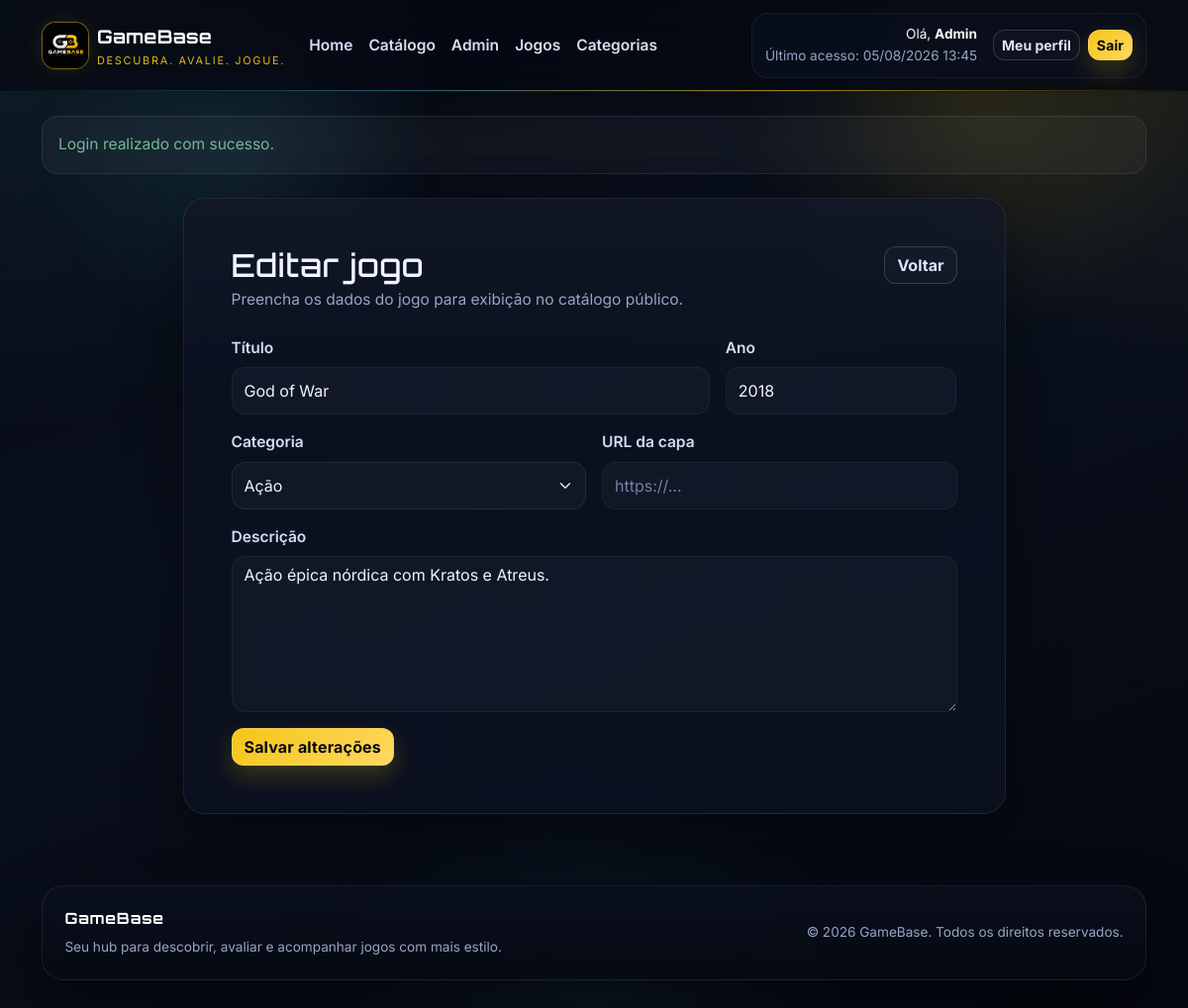
Screenshot of /gamebase_php/index.php?page=admin_jogos_form&id=2 (signed in) with the database file from the repository.
### tables this page shows
CREATE TABLE jogos (
    id INT AUTO_INCREMENT PRIMARY KEY,
    titulo VARCHAR(150) NOT NULL,
    descricao TEXT,
    ano INT,
    categoria_id INT,
    capa_url VARCHAR(255),
    criado_em TIMESTAMP DEFAULT CURRENT_TIMESTAMP,
    FOREIGN KEY (categoria_id) REFERENCES categorias(id) ON DELETE SET NULL
);

CREATE TABLE categorias (
    id INT AUTO_INCREMENT PRIMARY KEY,
    nome VARCHAR(80) NOT NULL UNIQUE
);

### gamebase_php/controllers/JogoController.php (called while the page is built, shortened)
<?php
class JogoController
{
    private Jogo $jogoModel;
    private Categoria $categoriaModel;
    public function __construct()
    {
        $this->jogoModel = new Jogo();
        $this->categoriaModel = new Categoria();
    }
    public function adminJogoForm(int $id = 0): void
    {
        $jogo = $id > 0 ? $this->jogoModel->buscarPorId($id) : null;
        render('admin/jogos_form.php', [
            'pageTitle' => $id > 0 ? 'Editar jogo' : 'Novo jogo',
            'jogo' => $jogo,
            'categorias' => $this->categoriaModel->listarTodas(),
        ]);
    }
}

### gamebase_php/config/database.php (called while the page is built, shortened)
<?php
class Database
{
    private static ?PDO $connection = null;
    public static function getConnection(): PDO
    {
        if (self::$connection instanceof PDO) {
            return self::$connection;
        }
        $host = getenv('GAMEBASE_DB_HOST') ?: 'localhost';
        $dbname = getenv('GAMEBASE_DB_NAME') ?: 'gamebase';
        $username = getenv('GAMEBASE_DB_USER') ?: 'root';
        $password = getenv('GAMEBASE_DB_PASS');
        $password = $password !== false ? $password : 'root';
        $charset = getenv('GAMEBASE_DB_CHARSET') ?: 'utf8mb4';
        $dsn = sprintf('mysql:host=%s;dbname=%s;charset=%s', $host, $dbname, $charset);
        try {
            self::$connection = self::createPdo($dsn, $username, $password);
        } catch (Throwable $exception) {
            if (function_exists('debugLog')) {
                debugLog('initial', 'H1', 'config/database.php:42', 'database connection failed', [
                    'host' => $host,
                    'database' => $dbname,
                    'errorType' => get_class($exception),
                    'errorCode' => (string) $exception->getCode(),
                    'errorMessage' => $exception->getMessage(),
                ]);
            }
            if ((string) $exception->getCode() === '1049') {
                try {
                    if (function_exists('debugLog')) {
                        debugLog('post-fix', 'H1', 'config/database.php:50', 'database missing, starting bootstrap', [
                            'host' => $host,
                            'database' => $dbname,
                            'schemaExists' => is_file(dirname(__DIR__) . '/database/gamebase.sql'),
                        ]);
                    }
                    self::bootstrapDatabase($host, $dbname, $username, $password, $charset);
                    self::$connection = self::createPdo($dsn, $username, $password);
                    if (function_exists('debugLog')) {
                        debugLog('post-fix', 'H1', 'config/database.php:62', 'database bootstrap completed', [
                            'host' => $host,
                            'database' => $dbname,
                        ]);
                    }
                    return self::$connection;
                } catch (Throwable $bootstrapException) {
                    if (function_exists('debugLog')) {
                        debugLog('post-fix', 'H1', 'config/database.php:73', 'database bootstrap failed', [
                            'host' => $host,
                            'database' => $dbname,
                            'errorType' => get_class($bootstrapException),
                            'errorCode' => (string) $bootstrapException->getCode(),
                            'errorMessage' => $bootstrapException->getMessage(),
                        ]);
                    }
                    http_response_code(500);
                    die(
                        '<h1>Erro ao inicializar o banco</h1>'
                        . '<p>' . htmlspecialchars('O banco gamebase nao existe e a inicializacao automatica falhou.', ENT_QUOTES, 'UTF-8') . '</p>'
                        . '<p>' . htmlspecialchars('Verifique se o MySQL esta ativo e se o arquivo database/gamebase.sql esta acessivel.', ENT_QUOTES, 'UTF-8') . '</p>'
                        . '<p>' . htmlspecialchars('Detalhe tecnico: ' . $bootstrapException->getMessage(), ENT_QUOTES, 'UTF-8') . '</p>'
                    );
                }
            }
            http_response_code(500);
            $mensagem = 'Nao foi possivel conectar ao banco de dados GameBase.';
            $orientacao = 'Verifique host, nome do banco, usuario e senha em config/database.php ou nas variaveis de ambiente GAMEBASE_DB_*.';
            $credenciais = sprintf('Configuracao atual: host=%s | banco=%s | usuario=%s', $host, $dbname, $username);
            $detalheTecnico = 'Detalhe tecnico: ' . $exception->getMessage();
            die(
                '<h1>Erro de conexao com o banco</h1>'
                . '<p>' . htmlspecialchars($mensagem, ENT_QUOTES, 'UTF-8') . '</p>'
                . '<p>' . htmlspecialchars($orientacao, ENT_QUOTES, 'UTF-8') . '</p>'
                . '<p>' . htmlspecialchars($credenciais, ENT_QUOTES, 'UTF-8') . '</p>'
                . '<p>' . htmlspecialchars($detalheTecnico, ENT_QUOTES, 'UTF-8') . '</p>'
            );
        }
        return self::$connection;
    }
    private static function createPdo(string $dsn, string $username, string $password): PDO
    {
        return new PDO(
            $dsn,
            $username,
            $password,
            [
                PDO::ATTR_ERRMODE => PDO::ERRMODE_EXCEPTION,
                PDO::ATTR_DEFAULT_FETCH_MODE => PDO::FETCH_ASSOC,
            ]
        );
    }
}

### gamebase_php/models/Jogo.php (called while the page is built, shortened)
<?php
class Jogo
{
    private PDO $conn;
    public function __construct()
    {
        $this->conn = Database::getConnection();
    }
    public function buscarPorId(int $id): ?array
    {
        $stmt = $this->conn->prepare(
            '
            SELECT
                j.*,
                c.nome AS categoria_nome
            FROM jogos j
            LEFT JOIN categorias c ON c.id = j.categoria_id
            WHERE j.id = :id
            LIMIT 1
            '
        );
        $stmt->bindValue(':id', $id, PDO::PARAM_INT);
        $stmt->execute();
        $jogo = $stmt->fetch();
        return $jogo !== false ? $jogo : null;
    }
}

### gamebase_php/models/Categoria.php (called while the page is built, shortened)
<?php
class Categoria
{
    private PDO $conn;
    public function __construct()
    {
        $this->conn = Database::getConnection();
    }
    public function listarTodas(): array
    {
        $stmt = $this->conn->query('SELECT * FROM categorias ORDER BY nome ASC');
        return $stmt->fetchAll();
    }
}

### gamebase_php/views/admin/jogos_form.php (the view, shortened to what this page needs)
<?php
$jogo = $jogo ?? null;
$categorias = $categorias ?? [];
?>
<section class="row justify-content-center">
    <div class="col-xl-9">
        <article class="card">
            <div class="card-body p-4 p-lg-5">
                <div class="d-flex justify-content-between align-items-start gap-3 mb-4">
                    <div>
                        <h1 class="h2 mb-1"><?= $jogo !== null ? 'Editar jogo' : 'Cadastrar jogo' ?></h1>
                        <p class="text-muted mb-0">Preencha os dados do jogo para exibição no catálogo público.</p>
                    </div>
                    <a class="btn btn-outline-light" href="<?= e(baseUrl('index.php?page=admin_jogos')) ?>">Voltar</a>
                </div>
                <form method="POST" action="<?= e(baseUrl('index.php?page=admin_jogos_form')) ?>" class="row g-3">
                    <div class="col-md-8">
                        <label for="titulo" class="form-label">Título</label>
                        <input type="text" class="form-control" id="titulo" name="titulo" value="<?= e((string) ($jogo['titulo'] ?? '')) ?>" required>
                    </div>
                    <div class="col-md-4">
                        <label for="ano" class="form-label">Ano</label>
                        <input type="number" class="form-control" id="ano" name="ano" value="<?= e((string) ($jogo['ano'] ?? '')) ?>" min="1970" max="2100">
                    </div>
                    <div class="col-md-6">
                        <label for="categoria_id" class="form-label">Categoria</label>
                        <select class="form-select" id="categoria_id" name="categoria_id">
                            <?php foreach ($categorias as $categoria): ?>
                                <option value="<?= (int) $categoria['id'] ?>" <?= (int) ($jogo['categoria_id'] ?? 0) === (int) $categoria['id'] ? 'selected' : '' ?>>
                                    <?= e($categoria['nome']) ?>
                                </option>
                            <?php endforeach; ?>
                        </select>
                    </div>
                    <div class="col-md-6">
                        <label for="capa_url" class="form-label">URL da capa</label>
                        <input type="url" class="form-control" id="capa_url" name="capa_url" value="<?= e((string) ($jogo['capa_url'] ?? '')) ?>" placeholder="https://...">
                    </div>
                    <div class="col-12">
                        <label for="descricao" class="form-label">Descrição</label>
                        <textarea class="form-control" id="descricao" name="descricao" rows="6"><?= e((string) ($jogo['descricao'] ?? '')) ?></textarea>
                    </div>
                    <div class="col-12">
                        <button type="submit" class="btn btn-gold"><?= $jogo !== null ? 'Salvar alterações' : 'Cadastrar jogo' ?></button>
                    </div>
                </form>
            </div>
        </article>
    </div>
</section>

### gamebase_php/assets/css/style.css (style rules this page uses)
:root { --gb-bg: #060913; --gb-bg-soft: #0c1220; --gb-surface: rgba(12, 18, 32, 0.88); --gb-surface-2: rgba(18, 28, 48, 0.9); --gb-surface-3: rgba(8, 12, 22, 0.94); --gb-border: rgba(255, 255, 255, 0.08); --gb-border-strong: rgba(245, 197, 24, 0.24); --gb-gold: #f5c518; --gb-gold-hover: #ffd54f; --gb-accent: #5ee6ff; --gb-light: #eff4ff; --gb-muted: #97a5c4; --gb-muted-2: #7182a6; --gb-shadow: 0 24px 60px rgba(0, 0, 0, 0.45); }
*, *::before, *::after { box-sizing: border-box; }
html { scroll-behavior: smooth; }
body { position: relative; min-height: 100vh; overflow-x: hidden; background: radial-gradient(circle at top left, rgba(94, 230, 255, 0.10), transparent 28%), radial-gradient(circle at top right, rgba(245, 197, 24, 0.10), transparent 24%), linear-gradient(160deg, #05070f 0%, #09101d 44%, #05070f 100%); color: var(--gb-light); font-family: 'Inter', system-ui, sans-serif; font-size: 0.97rem; line-height: 1.6; }
body::before, body::after { content: ""; position: fixed; inset: 0; pointer-events: none; z-index: 0; }
body::before { background: linear-gradient(rgba(255, 255, 255, 0.03) 1px, transparent 1px), linear-gradient(90deg, rgba(255, 255, 255, 0.03) 1px, transparent 1px); background-size: 56px 56px; -webkit-mask-image: linear-gradient(to bottom, rgba(255, 255, 255, 0.3), transparent 80%); mask-image: linear-gradient(to bottom, rgba(255, 255, 255, 0.3), transparent 80%); opacity: 0.18; animation: gridShift 20s linear infinite; }
body::after { background: radial-gradient(circle at 20% 15%, rgba(94, 230, 255, 0.08), transparent 16%), radial-gradient(circle at 82% 10%, rgba(245, 197, 24, 0.10), transparent 18%), radial-gradient(circle at 50% 100%, rgba(94, 230, 255, 0.06), transparent 24%); filter: blur(8px); animation: floatAura 14s ease-in-out infinite alternate; }
a { color: inherit; text-decoration: none; }
h1, h2, h3, h4, h5, h6, .navbar-brand-name, .hero-title, .page-banner-title { font-family: 'Orbitron', 'Inter', system-ui, sans-serif; letter-spacing: 0.02em; }
p, li, dd, td, th, label, small, .form-text { color: var(--gb-light); }
.text-muted, .text-secondary, [class*="text-muted"] { color: var(--gb-muted) !important; }
.btn { border-radius: 12px; font-weight: 700; transition: transform 0.2s ease, box-shadow 0.2s ease, background 0.2s ease, border-color 0.2s ease; }
.btn-gold { background: linear-gradient(135deg, var(--gb-gold) 0%, #ffd861 100%); color: #05070f; border: 1px solid rgba(255, 216, 97, 0.55); box-shadow: 0 10px 24px rgba(245, 197, 24, 0.22); letter-spacing: 0.01em; }
.btn-outline-light { border-color: rgba(255, 255, 255, 0.16); color: #dbe4fb; background: rgba(255, 255, 255, 0.02); }
.card { position: relative; background: linear-gradient(180deg, rgba(255, 255, 255, 0.025), transparent 32%), var(--gb-surface); border: 1px solid var(--gb-border); color: var(--gb-light); border-radius: 22px; box-shadow: var(--gb-shadow); overflow: hidden; transition: transform 0.25s ease, box-shadow 0.25s ease, border-color 0.25s ease; animation: fadeUp 0.7s ease both; }
.card::before { content: ""; position: absolute; inset: 0; background: linear-gradient(135deg, rgba(94, 230, 255, 0.06), transparent 35%, rgba(245, 197, 24, 0.06)); opacity: 0; transition: opacity 0.25s ease; pointer-events: none; }
.card-body p, .card-body span, .card-body small, .card-body li, .card-body dd { color: var(--gb-light); }
.form-label { color: #d5ddf3; font-weight: 600; margin-bottom: 0.42rem; }
.form-control, .form-select { min-height: 48px; background-color: rgba(255, 255, 255, 0.03); border-color: rgba(255, 255, 255, 0.08); color: var(--gb-light); border-radius: 14px; }
textarea.form-control { min-height: auto; }
.form-control::placeholder { color: var(--gb-muted-2); }

### rows the page displays
jogos: titulo "God of War", ano "2018", categoria_id "Ação", descricao "Ação épica nórdica com Kratos e Atreus."

### other values shown
$_SESSION['usuario_nome'] "Admin"
$ultimoAcesso "05/08/2026 13:45"
$flash['mensagem'] "Login realizado com sucesso."
